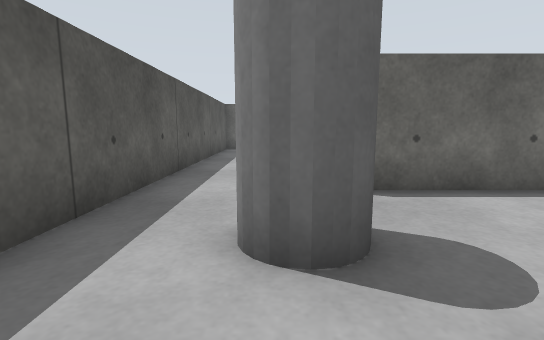
[1] (above)

13 first-person views from a walk through a world built for the Gazebo simulator. The camera is 0.54 m above the floor, tilts 8° down and sees 85° across. The floor is counted in squares, 0.5 m on a side. Each view is taken from the middle of a square. On the plan, view 1 faces up. The plan holds only what a view shows up to about 12 squares ahead; the rest is blank. The place goes on beyond the plan. Robots are left out.

[2]
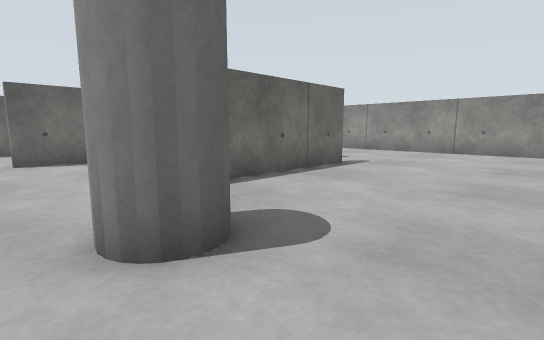

[3]
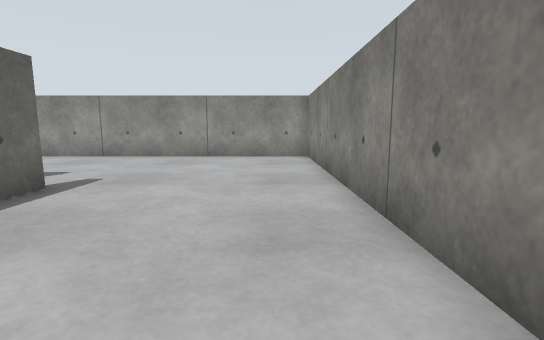

[4]
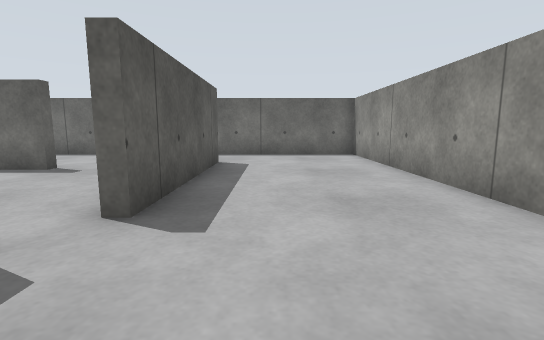

[5]
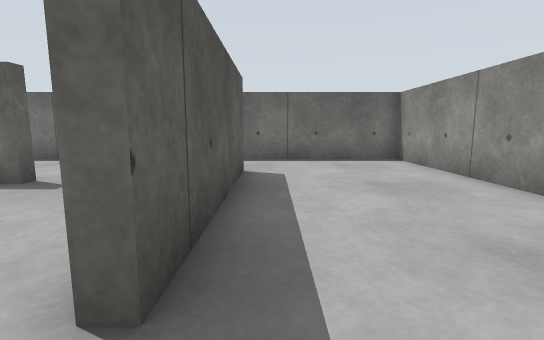

[6]
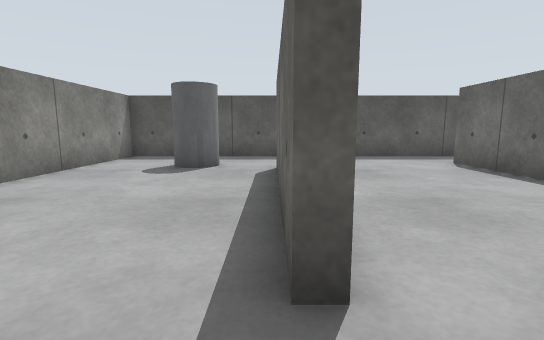

[7]
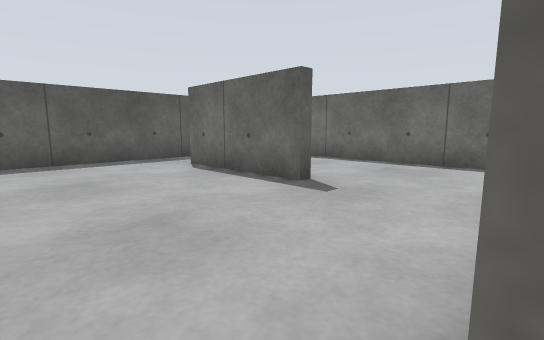

[8]
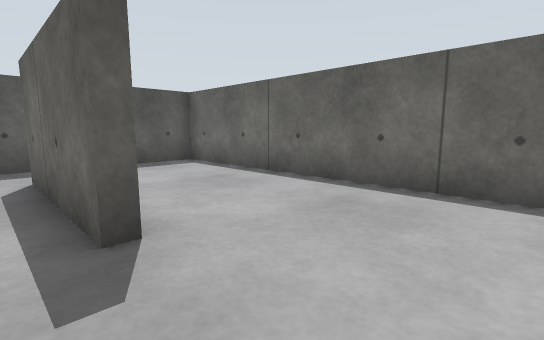

[9]
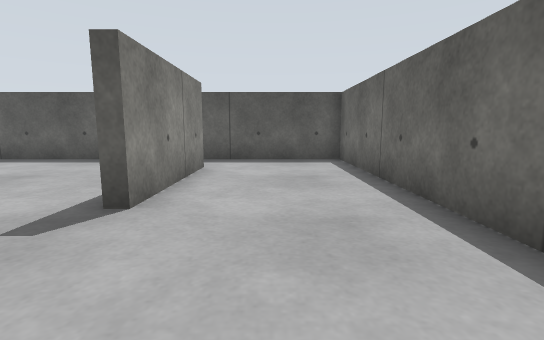

[10]
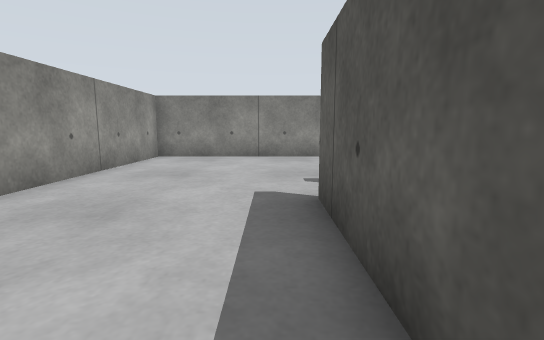

[11]
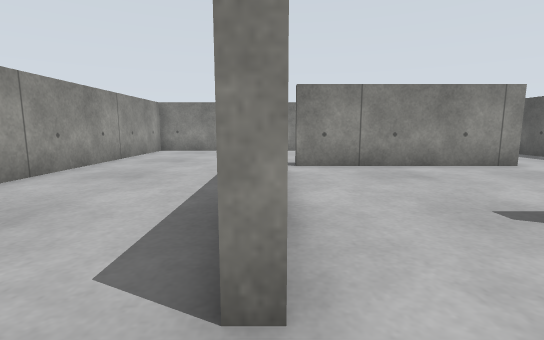

[12]
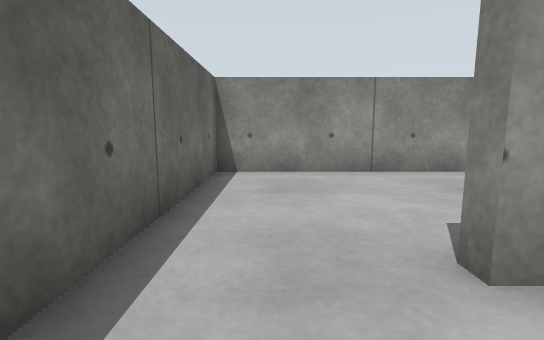

[13]
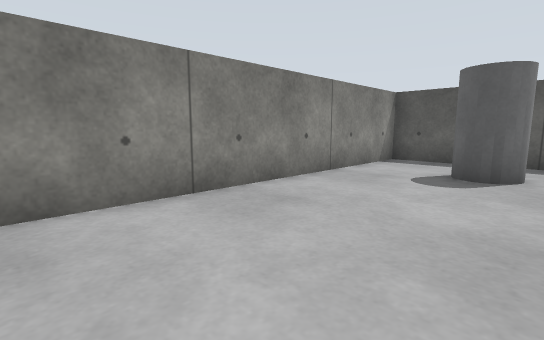

### Floor plan
Ten units are one square. View 1 is at (0, 0); x grows to the right and y downward. Boxes are objects, and circles mark ways between rooms. Rooms are numbered by the first view taken in them; rooms with no view inside come last. Other rooms are left out.
<svg viewBox="-29 -159 168 168">
<path fill="none" stroke="#000" d="M73 -55 73 -51 18 -51M79 -125 83 -125 83 -65 79 -65M-24 -55 -24 4 134 4 134 -154 75 -154M9 -55 73 -55M41 -111 41 -107 -3 -107 -3 -111M-24 -114 -24 -55M-3 -111 41 -111M75 -154 -24 -154 -24 -114"/>
<rect x="-5" y="-35" width="20" height="20" fill="#bbb"><title>grey cylinder</title></rect>
<circle cx="-10" cy="-50" r="3" fill="#2a7"/>
<circle cx="80" cy="-60" r="3" fill="#2a7"/>
<circle cx="80" cy="-140" r="3" fill="#2a7"/>
<circle cx="-15" cy="-110" r="3" fill="#2a7"/>
<circle cx="60" cy="-110" r="3" fill="#2a7"/>
<text x="80" y="-50">1</text>
<text x="30" y="-80">2</text>
<text x="20" y="-140">3</text>
</svg>
Room 1 opens to room 2. Room 1 opens to room 3. Room 2 opens to room 3.

Where each view was taken, in squares from view 1:
view 1: 0 up, 0 right, facing up
view 2: 0 up, 1 left, facing up-right
view 3: 1 up, 2 right, facing right
view 4: 3 up, 10 right, facing up
view 5: 5 up, 9 right, facing up
view 6: 5 up, 9 right, facing left
view 7: 6 up, 8 right, facing up-left
view 8: 10 up, 7 right, facing up-left
view 9: 13 up, 8 right, facing left
view 10: 11 up, 9 right, facing down
view 11: 14 up, 8 right, facing down
view 12: 14 up, 6 right, facing right
view 13: 4 up, 8 right, facing down-left
